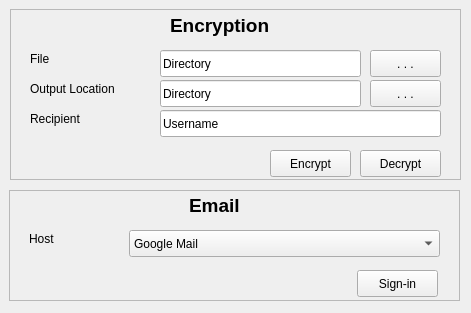
<?xml version="1.0" encoding="UTF-8"?>
<ui version="4.0">
 <class>MainWindow</class>
 <widget class="QMainWindow" name="MainWindow">
  <property name="geometry">
   <rect>
    <x>0</x>
    <y>0</y>
    <width>471</width>
    <height>313</height>
   </rect>
  </property>
  <property name="windowTitle">
   <string>Enigma</string>
  </property>
  <widget class="QWidget" name="centralWidget">
   <widget class="QLineEdit" name="dirOut_lineEdit">
    <property name="geometry">
     <rect>
      <x>160</x>
      <y>80</y>
      <width>201</width>
      <height>27</height>
     </rect>
    </property>
    <property name="text">
     <string>Directory</string>
    </property>
   </widget>
   <widget class="QPushButton" name="encrypt_button">
    <property name="geometry">
     <rect>
      <x>270</x>
      <y>150</y>
      <width>81</width>
      <height>27</height>
     </rect>
    </property>
    <property name="text">
     <string>Encrypt</string>
    </property>
   </widget>
   <widget class="QLabel" name="output_label">
    <property name="geometry">
     <rect>
      <x>30</x>
      <y>80</y>
      <width>111</width>
      <height>17</height>
     </rect>
    </property>
    <property name="text">
     <string>Output Location</string>
    </property>
   </widget>
   <widget class="QLineEdit" name="recipient_lineEdit">
    <property name="geometry">
     <rect>
      <x>160</x>
      <y>110</y>
      <width>281</width>
      <height>27</height>
     </rect>
    </property>
    <property name="text">
     <string>Username</string>
    </property>
   </widget>
   <widget class="QLabel" name="file_label">
    <property name="geometry">
     <rect>
      <x>30</x>
      <y>50</y>
      <width>67</width>
      <height>17</height>
     </rect>
    </property>
    <property name="text">
     <string>File</string>
    </property>
   </widget>
   <widget class="QPushButton" name="input_button">
    <property name="geometry">
     <rect>
      <x>370</x>
      <y>50</y>
      <width>71</width>
      <height>27</height>
     </rect>
    </property>
    <property name="text">
     <string>. . .</string>
    </property>
   </widget>
   <widget class="QLineEdit" name="dirIn_lineEdit">
    <property name="geometry">
     <rect>
      <x>160</x>
      <y>50</y>
      <width>201</width>
      <height>27</height>
     </rect>
    </property>
    <property name="text">
     <string>Directory</string>
    </property>
   </widget>
   <widget class="QPushButton" name="decrypt_button">
    <property name="geometry">
     <rect>
      <x>360</x>
      <y>150</y>
      <width>81</width>
      <height>27</height>
     </rect>
    </property>
    <property name="text">
     <string>Decrypt</string>
    </property>
   </widget>
   <widget class="QLabel" name="recipient_label">
    <property name="geometry">
     <rect>
      <x>30</x>
      <y>110</y>
      <width>67</width>
      <height>17</height>
     </rect>
    </property>
    <property name="text">
     <string>Recipient</string>
    </property>
   </widget>
   <widget class="QPushButton" name="output_button">
    <property name="geometry">
     <rect>
      <x>370</x>
      <y>80</y>
      <width>71</width>
      <height>27</height>
     </rect>
    </property>
    <property name="text">
     <string>. . .</string>
    </property>
   </widget>
   <widget class="QLabel" name="encryptionTitle_label">
    <property name="geometry">
     <rect>
      <x>170</x>
      <y>0</y>
      <width>131</width>
      <height>51</height>
     </rect>
    </property>
    <property name="font">
     <font>
      <pointsize>14</pointsize>
     </font>
    </property>
    <property name="text">
     <string>&lt;b&gt;Encryption&lt;/b&gt;</string>
    </property>
    <property name="alignment">
     <set>Qt::AlignLeading|Qt::AlignLeft|Qt::AlignVCenter</set>
    </property>
   </widget>
   <widget class="QFrame" name="frame">
    <property name="geometry">
     <rect>
      <x>9</x>
      <y>190</y>
      <width>451</width>
      <height>111</height>
     </rect>
    </property>
    <property name="frameShape">
     <enum>QFrame::StyledPanel</enum>
    </property>
    <property name="frameShadow">
     <enum>QFrame::Raised</enum>
    </property>
    <widget class="QLabel" name="hostname_label">
     <property name="geometry">
      <rect>
       <x>20</x>
       <y>40</y>
       <width>81</width>
       <height>17</height>
      </rect>
     </property>
     <property name="text">
      <string>Host</string>
     </property>
    </widget>
    <widget class="QComboBox" name="comboBox">
     <property name="geometry">
      <rect>
       <x>120</x>
       <y>40</y>
       <width>311</width>
       <height>27</height>
      </rect>
     </property>
     <item>
      <property name="text">
       <string>Google Mail</string>
      </property>
     </item>
     <item>
      <property name="text">
       <string>Yahoo Mail</string>
      </property>
     </item>
     <item>
      <property name="text">
       <string>Windows Live / Hotmail</string>
      </property>
     </item>
     <item>
      <property name="text">
       <string>Mail.com</string>
      </property>
     </item>
     <item>
      <property name="text">
       <string>Yandex</string>
      </property>
     </item>
     <item>
      <property name="text">
       <string>Hushmail</string>
      </property>
     </item>
     <item>
      <property name="text">
       <string>AIM</string>
      </property>
     </item>
     <item>
      <property name="text">
       <string>Shortmail</string>
      </property>
     </item>
     <item>
      <property name="text">
       <string>iCloud</string>
      </property>
     </item>
    </widget>
    <widget class="QPushButton" name="email_button">
     <property name="geometry">
      <rect>
       <x>348</x>
       <y>80</y>
       <width>81</width>
       <height>27</height>
      </rect>
     </property>
     <property name="text">
      <string>Sign-in</string>
     </property>
    </widget>
    <widget class="QLabel" name="emailTitle_label">
     <property name="geometry">
      <rect>
       <x>180</x>
       <y>-10</y>
       <width>91</width>
       <height>51</height>
      </rect>
     </property>
     <property name="font">
      <font>
       <pointsize>14</pointsize>
      </font>
     </property>
     <property name="text">
      <string>&lt;b&gt;Email&lt;/b&gt;</string>
     </property>
    </widget>
   </widget>
   <widget class="QFrame" name="frame_2">
    <property name="geometry">
     <rect>
      <x>10</x>
      <y>9</y>
      <width>451</width>
      <height>171</height>
     </rect>
    </property>
    <property name="frameShape">
     <enum>QFrame::StyledPanel</enum>
    </property>
    <property name="frameShadow">
     <enum>QFrame::Raised</enum>
    </property>
   </widget>
   <zorder>frame</zorder>
   <zorder>frame_2</zorder>
   <zorder>dirOut_lineEdit</zorder>
   <zorder>encrypt_button</zorder>
   <zorder>output_label</zorder>
   <zorder>recipient_lineEdit</zorder>
   <zorder>file_label</zorder>
   <zorder>input_button</zorder>
   <zorder>dirIn_lineEdit</zorder>
   <zorder>decrypt_button</zorder>
   <zorder>recipient_label</zorder>
   <zorder>output_button</zorder>
   <zorder>encryptionTitle_label</zorder>
  </widget>
 </widget>
 <layoutdefault spacing="6" margin="11"/>
 <resources/>
 <connections/>
</ui>
